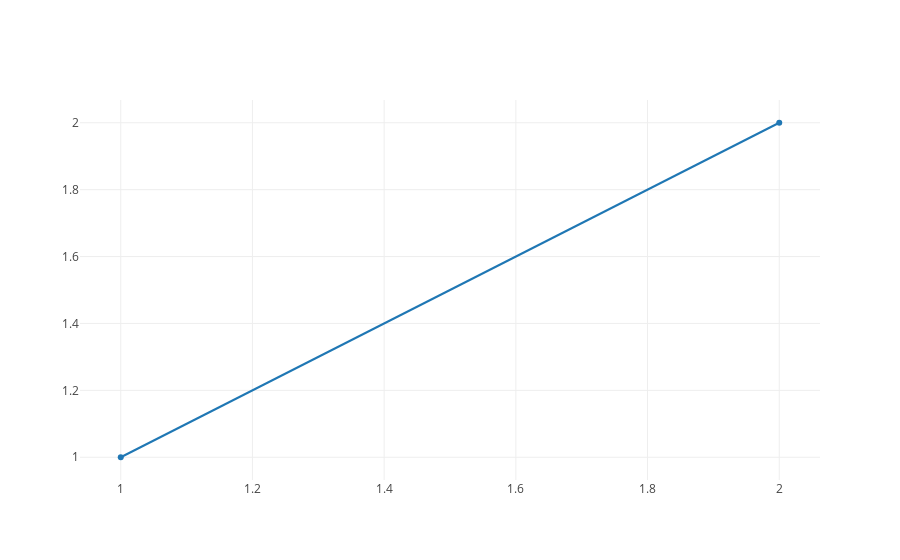

The code cell stored with this chart in its notebook:
### Code cell
trace = {'x':[1,2], 'y':[1,2]}
data = [trace]
layout = {}
fig = go.Figure(data=data, layout=layout)
plotly.offline.iplot(fig, filename='test')

### Figure 1 — Plotly figure (JSON) as saved in the notebook; plotly's stock layout.template omitted (floating-point values rounded to 4 significant figures)
{"data": [{"type": "scatter", "uid": "a7ec9d10-d6af-4c27-9198-e3f92fe5a295", "x": [1, 2], "y": [1, 2]}], "layout": {}}
